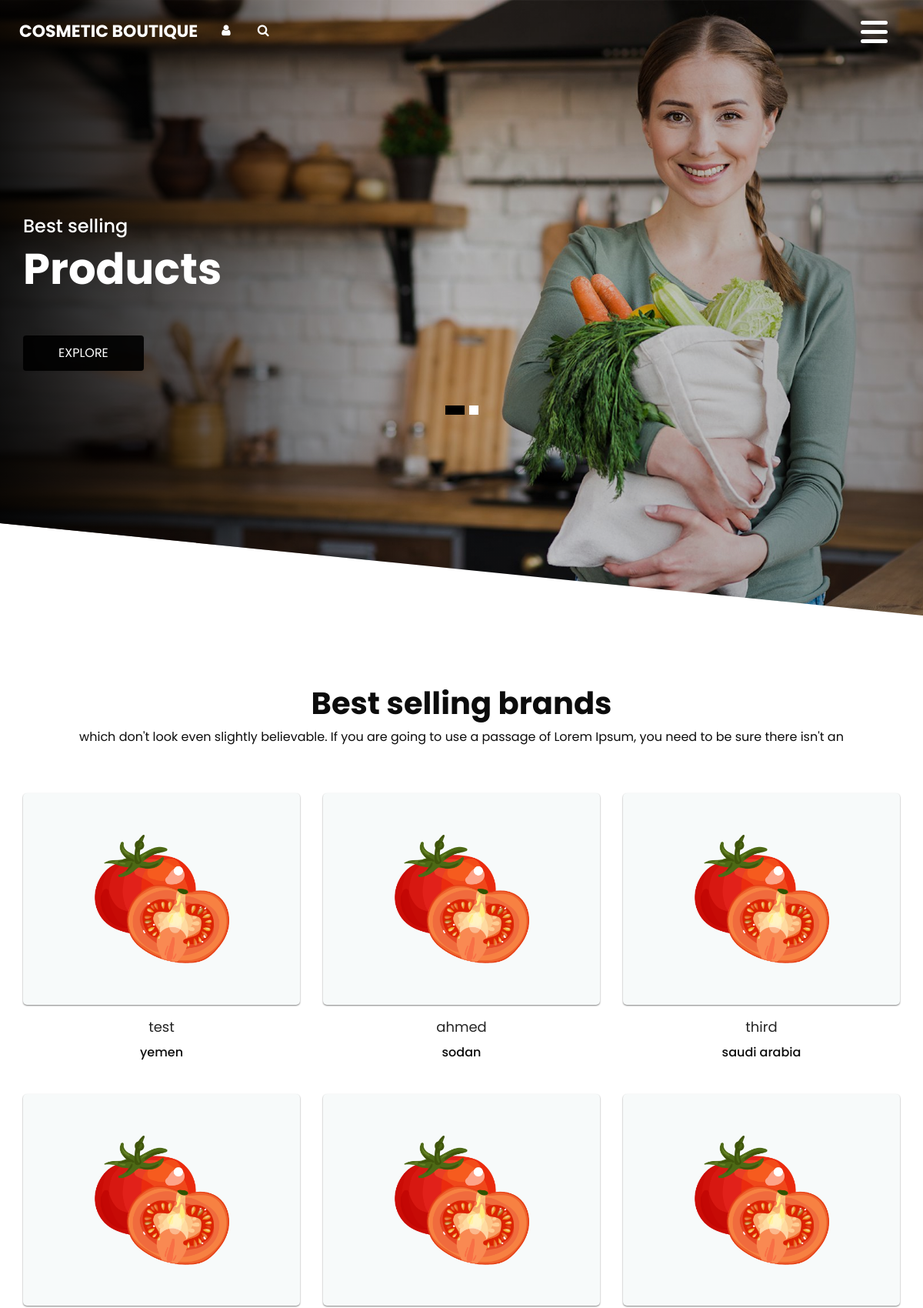
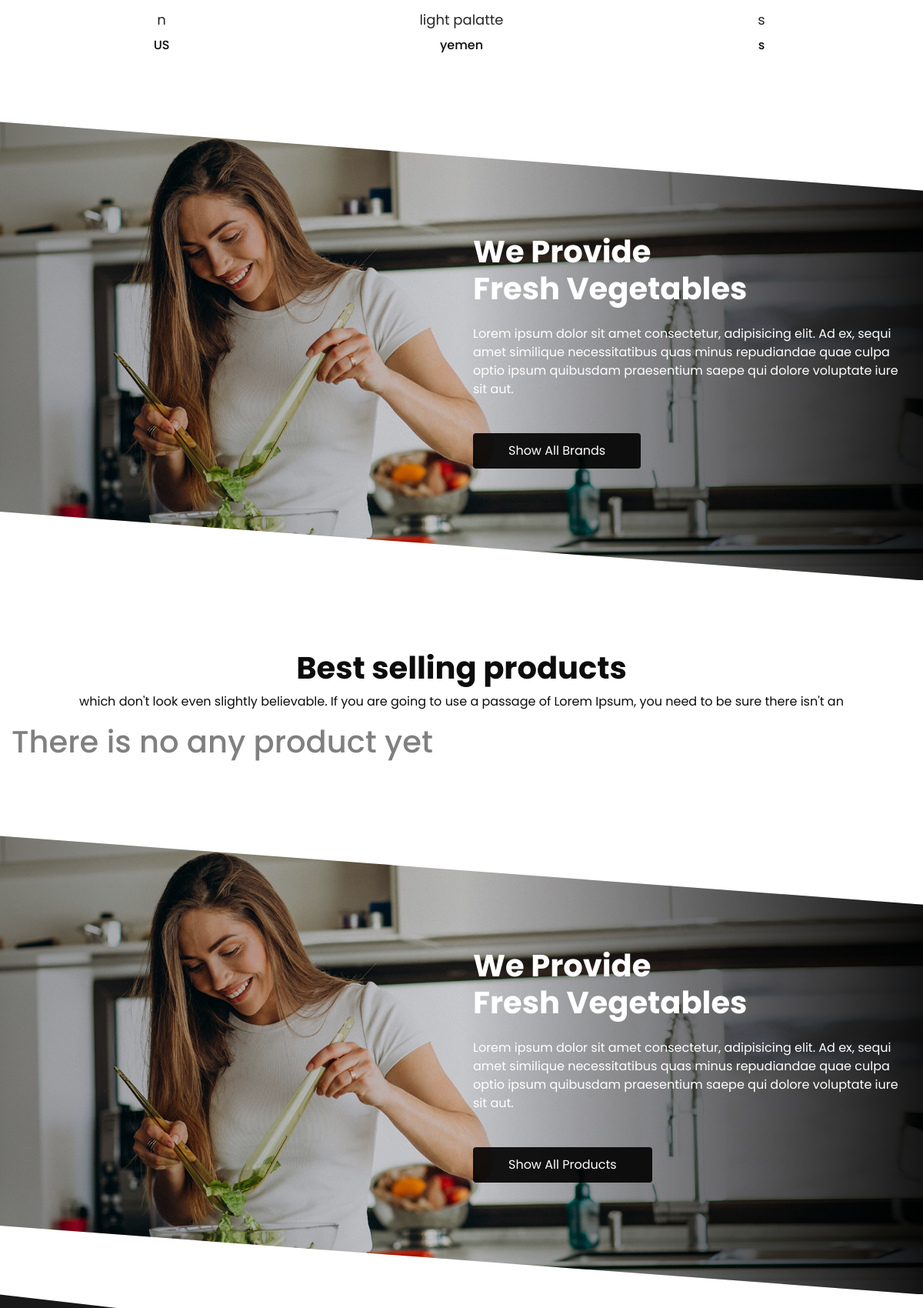
The page / (upper part) on the database its author committed (2 pictures, top to bottom).
### makeup/models.py (models this page shows, shortened)
class Brand(models.Model):
    name = models.CharField(max_length=100)
    origin = models.CharField(max_length=100)
    slug = models.SlugField(null=True, unique=True)

### makeup/views.py (the view)
# urls.py: path("", home, name="home"),
def home(request):
    brands = Brand.objects.all()
    products = Product.objects.all()
    context = {
        "brands": brands,
        "products": products
    }
    return render(request, "makeup/index.html", context)

### makeup/templates/makeup/index.html (shortened to what this page needs)
{% extends 'makeup/base.html' %}
{% block content %}
{% load static %}
<section class="veg_section layout_padding">
    <div class="container">
        <div class="heading_container heading_center">
            <h2>
                Best selling brands
            </h2>
            <p>
                which don't look even slightly believable. If you are going to use a passage of Lorem Ipsum, you need to
                be sure there isn't an
            </p>
        </div>
        <div class="row">
            {% for brand in brands %}
            <div class="col-md-6 col-lg-4">
                <div class="box">
                    <div class="img-box">
                        <img alt="" src="{% static 'images/p1.png' %}">
                    </div>
                    <div class='detail-box'
                    ">
                    <a href="">
                        {{brand.name}}
                    </a>
                    <div class="price_box">
                        <h6 class="price_heading">
                            {{brand.origin}}
                        </h6>
                    </div>
                </div>
            </div>
        </div>
        {% empty %}
        <h1 style="text-align:center; color:gray; ">
            There is no any brand yet
        </h1>
        {% endfor %}
    </div>
    </div>
</section>
<section class="about_section ">
    <div class="about_bg_box">
        <img alt="" src="{% static 'images/about-bg.jpg' %}">
    </div>
    <div class="container ">
        <div class="row">
            <div class="col-md-6 ml-auto ">
                <div class="detail-box">
                    <div class="heading_container">
                        <h2>
                            We Provide <br>
                            Fresh Vegetables
                        </h2>
                    </div>
                    <p>
                        Lorem ipsum dolor sit amet consectetur, adipisicing elit. Ad ex, sequi amet similique
                        necessitatibus quas minus repudiandae quae culpa optio ipsum quibusdam praesentium saepe qui
                        dolore voluptate iure sit aut.
                    </p>
                    <a class="mt_20" href="">
                        Show All Brands
                    </a>
                </div>
            </div>
        </div>
    </div>
</section>
<section class="veg_section layout_padding">
    <div class="container">
        <div class="heading_container heading_center">
            <h2>
                Best selling products
            </h2>
            <p>
                which don't look even slightly believable. If you are going to use a passage of Lorem Ipsum, you need to
                be sure there isn't an
            </p>
        </div>
        <div class="row">
            {% for product in products %}
            <div class="col-md-6 col-lg-4">
                <div class="box">
                    <div class="img-box">
                        <img alt="" src="{% static 'images/p1.png' %}">
                    </div>
                    <div class="{% static 'detail-box' %}">
                        <a href="">
                            {{product.name}}
                        </a>
                        <div class="price_box">
                            <h6 class="price_heading">
                                <span>$</span> {{product.price}}
                            </h6>
                        </div>
                    </div>
                </div>
            </div>
            {% empty %}
            <h1 style="text-align:center; color:gray; ">
                There is no any product yet
            </h1>
            {% endfor %}
        </div>
    </div>
</section>
<section class="about_section ">
    <div class="about_bg_box">
        <img alt="" src="{% static 'images/about-bg.jpg' %}">
    </div>
    <div class="container ">
        <div class="row">
            <div class="col-md-6 ml-auto ">
                <div class="detail-box">
                    <div class="heading_container">
                        <h2>
                            We Provide <br>
                            Fresh Vegetables
                        </h2>
                    </div>
                    <p>
                        Lorem ipsum dolor sit amet consectetur, adipisicing elit. Ad ex, sequi amet similique
                        necessitatibus quas minus repudiandae quae culpa optio ipsum quibusdam praesentium saepe qui
                        dolore voluptate iure sit aut.
                    </p>
                    <a class="mt_20" href="">
                        Show All Products
                    </a>
                </div>
            </div>
        </div>
    </div>
</section>
{% endblock %}

### static/css/style.css (style rules this page uses)
body { font-family: 'Poppins', sans-serif; color: #0c0c0c; background-color: #ffffff; }
.layout_padding { padding-top: 90px; padding-bottom: 90px; }
.mt_20 { margin-top: 20px; }
.heading_container { display: -webkit-box; display: -ms-flexbox; display: flex; -webkit-box-orient: vertical; -webkit-box-direction: normal; -ms-flex-direction: column; flex-direction: column; }
.heading_container h2 { position: relative; font-size: 2.5rem; font-weight: bold; }
.heading_container.heading_center { -webkit-box-align: center; -ms-flex-align: center; align-items: center; text-align: center; }
a, a:hover, a:focus { text-decoration: none; }
.veg_section .box { margin-top: 45px; text-align: center; }
.veg_section .box .img-box { display: -webkit-box; display: -ms-flexbox; display: flex; -webkit-box-pack: center; -ms-flex-pack: center; justify-content: center; -webkit-box-align: center; -ms-flex-align: center; align-items: center; height: 275px; padding: 25px; background-color: #f7fafa; padding: 25px; border-radius: 5px; box-shadow: 0px 1px 2px 0px grey }
.veg_section .box .img-box img { max-width: 175px; max-height: 175px; }
.veg_section .box .detail-box { margin-top: 15px; }
.veg_section .box .detail-box a { font-size: 18px; color: #252525; }
.veg_section .box .detail-box .price_heading { margin-top: 10px; margin-bottom: 0; }
.about_section { padding: 145px 0; position: relative; color: #ffffff; }
.about_section .about_bg_box { position: absolute; top: 0; left: 0; width: 100%; height: 100%; -webkit-clip-path: polygon(0 0, 100% 15%, 100% 100%, 0 85%); clip-path: polygon(0 0, 100% 15%, 100% 100%, 0 85%); }
.about_section .about_bg_box img { width: 100%; height: 100%; -o-object-fit: cover; object-fit: cover; -o-object-position: center left; object-position: center left; }
.about_section .about_bg_box::before { content: ""; position: absolute; left: 0; top: 0; width: 100%; height: 100%; background: linear-gradient(to right, rgb(0 0 0 / 30%), rgb(0 0 0 / 10%), rgb(0 0 0 / 90%)) }
.about_section .row { -webkit-box-align: center; -ms-flex-align: center; align-items: center; }
.about_section .detail-box p { margin-top: 15px; margin-bottom: 25px; }
.about_section .detail-box a { display: inline-block; padding: 10px 45px; background-color: rgba(0, 0, 0, 0.9); color: #ffffff; -webkit-transition: all 0.3s; transition: all 0.3s; border: 1px solid transparent; border-radius: 4px; }

### static/css/responsive.css (style rules this page uses)
@media (min-width: 1200px) { .container { max-width: 1170px; } }

### rows shown on the page
Brand: name "test", origin "yemen"
Brand: name "ahmed", origin "sodan"
Brand: name "third", origin "saudi arabia"
Brand: name "n", origin "US"
Brand: name "light palatte", origin "yemen"
Brand: name "s", origin "s"
